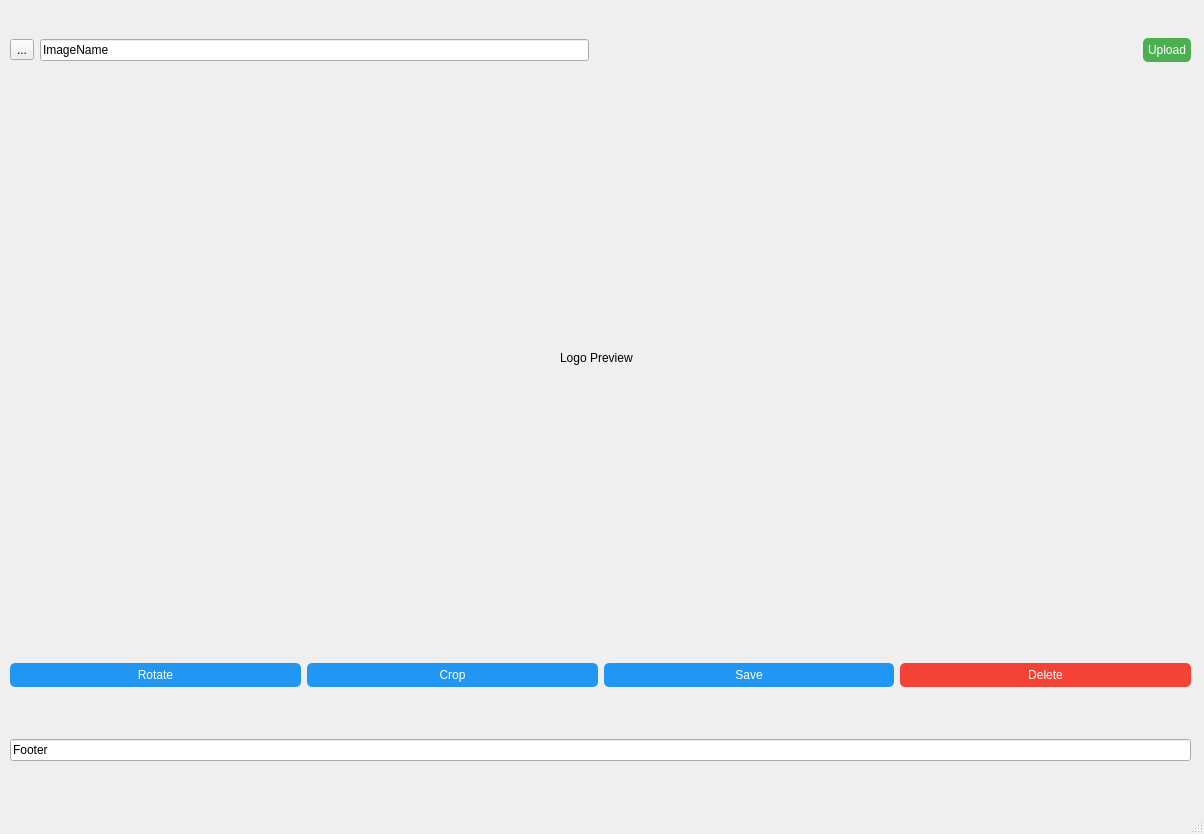
<?xml version="1.0" encoding="UTF-8"?>
<ui version="4.0">
 <class>MainWindow</class>
 <widget class="QMainWindow" name="MainWindow">
  <property name="geometry">
   <rect>
    <x>0</x>
    <y>0</y>
    <width>1204</width>
    <height>834</height>
   </rect>
  </property>
  <property name="windowTitle">
   <string>MainWindow</string>
  </property>
  <widget class="QWidget" name="centralwidget">
   <widget class="QWidget" name="horizontalLayoutWidget">
    <property name="geometry">
     <rect>
      <x>10</x>
      <y>10</y>
      <width>1181</width>
      <height>80</height>
     </rect>
    </property>
    <layout class="QHBoxLayout" name="headerBar">
     <item>
      <widget class="QToolButton" name="Logo">
       <property name="text">
        <string>...</string>
       </property>
      </widget>
     </item>
     <item>
      <widget class="QLineEdit" name="ImageName">
       <property name="text">
        <string>ImageName</string>
       </property>
      </widget>
     </item>
     <item>
      <spacer name="horizontalSpacer">
       <property name="orientation">
        <enum>Qt::Horizontal</enum>
       </property>
       <property name="sizeHint" stdset="0">
        <size>
         <width>40</width>
         <height>20</height>
        </size>
       </property>
      </spacer>
     </item>
     <item>
      <widget class="QPushButton" name="btnUpload">
       <property name="styleSheet">
        <string notr="true">QPushButton { 
               background-color: #4CAF50; 
               color: white; 
               border-radius: 5px; 
               padding: 5px; 
              }
              QPushButton:hover { 
               background-color: #45a049; 
              }</string>
       </property>
       <property name="text">
        <string>Upload</string>
       </property>
      </widget>
     </item>
    </layout>
   </widget>
   <widget class="QWidget" name="horizontalLayoutWidget_2">
    <property name="geometry">
     <rect>
      <x>10</x>
      <y>100</y>
      <width>1181</width>
      <height>531</height>
     </rect>
    </property>
    <layout class="QHBoxLayout" name="LogoLayout">
     <item>
      <widget class="QWidget" name="widgetPreview" native="true">
       <widget class="QLabel" name="labelPreview">
        <property name="geometry">
         <rect>
          <x>550</x>
          <y>250</y>
          <width>81</width>
          <height>16</height>
         </rect>
        </property>
        <property name="text">
         <string>Logo Preview</string>
        </property>
       </widget>
      </widget>
     </item>
    </layout>
   </widget>
   <widget class="QWidget" name="horizontalLayoutWidget_3">
    <property name="geometry">
     <rect>
      <x>10</x>
      <y>640</y>
      <width>1181</width>
      <height>71</height>
     </rect>
    </property>
    <layout class="QHBoxLayout" name="toolbarLayout">
     <item>
      <widget class="QPushButton" name="btnRotate">
       <property name="styleSheet">
        <string notr="true">QPushButton { 
               background-color: #2196F3; 
               color: white; 
               border-radius: 5px; 
               padding: 5px; 
              }
              QPushButton:hover { 
               background-color: #1e88e5; 
              }</string>
       </property>
       <property name="text">
        <string>Rotate</string>
       </property>
      </widget>
     </item>
     <item>
      <widget class="QPushButton" name="btnCrop">
       <property name="styleSheet">
        <string notr="true">QPushButton { 
               background-color: #2196F3; 
               color: white; 
               border-radius: 5px; 
               padding: 5px; 
              }
              QPushButton:hover { 
               background-color: #1e88e5; 
              }</string>
       </property>
       <property name="text">
        <string>Crop</string>
       </property>
      </widget>
     </item>
     <item>
      <widget class="QPushButton" name="btnSave">
       <property name="styleSheet">
        <string notr="true">QPushButton { 
               background-color: #2196F3; 
               color: white; 
               border-radius: 5px; 
               padding: 5px; 
              }
              QPushButton:hover { 
               background-color: #1e88e5; 
              }</string>
       </property>
       <property name="text">
        <string>Save</string>
       </property>
      </widget>
     </item>
     <item>
      <widget class="QPushButton" name="btnDelete">
       <property name="styleSheet">
        <string notr="true">QPushButton { 
               background-color: #f44336; 
               color: white; 
               border-radius: 5px; 
               padding: 5px; 
              }
              QPushButton:hover { 
               background-color: #d32f2f; 
              }</string>
       </property>
       <property name="text">
        <string>Delete</string>
       </property>
      </widget>
     </item>
    </layout>
   </widget>
   <widget class="QWidget" name="horizontalLayoutWidget_4">
    <property name="geometry">
     <rect>
      <x>10</x>
      <y>720</y>
      <width>1181</width>
      <height>61</height>
     </rect>
    </property>
    <layout class="QHBoxLayout" name="FooterLayout">
     <item>
      <widget class="QLineEdit" name="FooterEdit">
       <property name="text">
        <string>Footer</string>
       </property>
      </widget>
     </item>
    </layout>
   </widget>
  </widget>
  <widget class="QMenuBar" name="menubar">
   <property name="geometry">
    <rect>
     <x>0</x>
     <y>0</y>
     <width>1204</width>
     <height>26</height>
    </rect>
   </property>
  </widget>
  <widget class="QStatusBar" name="statusbar"/>
 </widget>
 <resources/>
 <connections/>
</ui>
